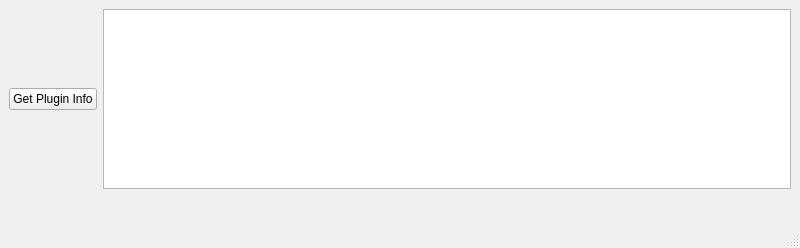
<?xml version="1.0" encoding="UTF-8"?>
<ui version="4.0">
 <class>MainWindow</class>
 <widget class="QMainWindow" name="MainWindow">
  <property name="geometry">
   <rect>
    <x>0</x>
    <y>0</y>
    <width>800</width>
    <height>248</height>
   </rect>
  </property>
  <property name="windowTitle">
   <string>MainWindow</string>
  </property>
  <widget class="QWidget" name="centralwidget">
   <layout class="QVBoxLayout" name="verticalLayout">
    <item>
     <layout class="QGridLayout" name="gridLayout_2">
      <item row="0" column="0">
       <widget class="QPushButton" name="btnPluginInfo">
        <property name="text">
         <string>Get Plugin Info</string>
        </property>
       </widget>
      </item>
      <item row="0" column="1">
       <widget class="QPlainTextEdit" name="txtPluginInfo">
        <property name="readOnly">
         <bool>true</bool>
        </property>
       </widget>
      </item>
     </layout>
    </item>
    <item>
     <spacer name="verticalSpacer">
      <property name="orientation">
       <enum>Qt::Orientation::Vertical</enum>
      </property>
      <property name="sizeHint" stdset="0">
       <size>
        <width>20</width>
        <height>40</height>
       </size>
      </property>
     </spacer>
    </item>
   </layout>
  </widget>
  <widget class="QMenuBar" name="menubar">
   <property name="geometry">
    <rect>
     <x>0</x>
     <y>0</y>
     <width>800</width>
     <height>24</height>
    </rect>
   </property>
  </widget>
  <widget class="QStatusBar" name="statusbar"/>
 </widget>
 <resources/>
 <connections/>
</ui>
